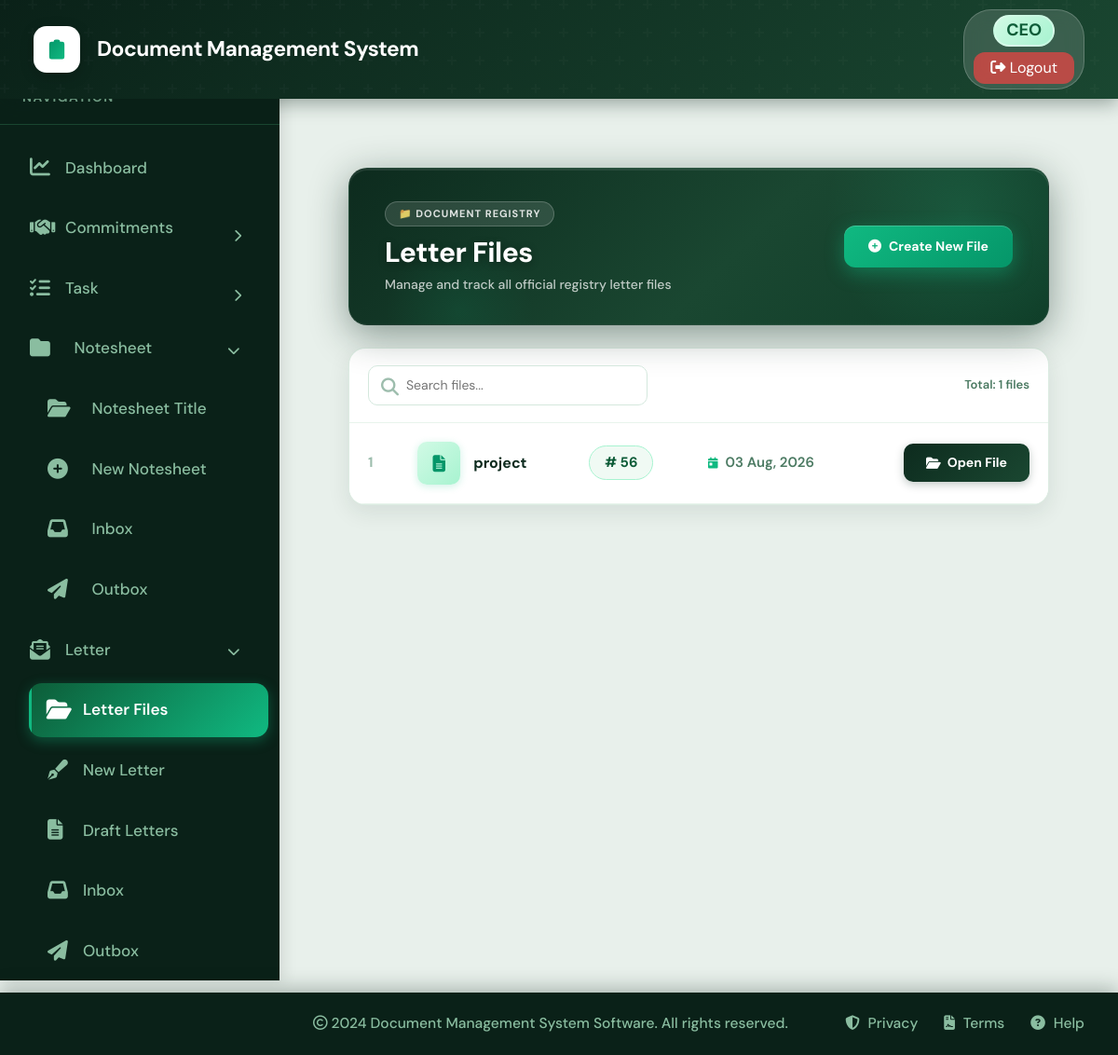
Screenshot of /letters/files/ (signed in) with the database file from the repository.
### core/models.py (models this page shows, shortened)
class LetterFile(models.Model):
    file_title = models.CharField(max_length=255)
    reference_number = models.CharField(max_length=100, unique=True)
    description = models.TextField(blank=True, null=True)
    created_by = models.ForeignKey(User, on_delete=models.CASCADE, related_name='letter_files')
    created_at = models.DateTimeField(auto_now_add=True)
    class Meta:
        ordering = ['-created_at']
        verbose_name = "Letter File"
        verbose_name_plural = "Letter Files"

### core/views.py (the view)
# urls.py: path('letters/files/', views.letter_files_list, name='letter_files_list'),
@login_required
def letter_files_list(request):
    files = LetterFile.objects.filter(created_by=request.user)
    return render(request, 'letter_files.html', {'files': files})

### core/context_processors.py (called while the page is built)
def unread_notesheets(request):
    if request.user.is_authenticated:
        notesheets_count = Notesheet.objects.filter(
            current_holder=request.user,
            is_seen=False
        ).count()
        return {
            'unread_notesheets_count': notesheets_count,
        }
    return {
        'unread_notesheets_count': 0,
    }

def notifications_processor(request):
    if request.user.is_authenticated:
        unread_notifications = Notification.objects.filter(recipient=request.user, is_read=False)[:5]
        unread_count = Notification.objects.filter(recipient=request.user, is_read=False).count()
        return {
            'unread_notifications': unread_notifications,
            'unread_notifications_count': unread_count
        }
    return {}

### core/templates/letter_files.html (shortened to what this page needs)
{% extends 'base.html' %}
{% block content %}
<div style="background: #e8f0eb; min-height: 100vh; padding: 2rem;">
    <div style="
        background: linear-gradient(135deg, #0d2b1e 0%, #1a4731 55%, #0f3d28 100%);
        border-radius: 20px;
        padding: 32px 38px;
        margin-bottom: 24px;
        box-shadow: 0 10px 40px rgba(13,43,30,0.45), 0 2px 0 rgba(255,255,255,0.08) inset;
        position: relative;
        overflow: hidden;
        display: flex;
        justify-content: space-between;
        align-items: center;
        border: 1px solid rgba(255,255,255,0.08);
    ">
        <div
            style="position:absolute;top:-60%;right:-8%;width:300px;height:300px;background:radial-gradient(circle,rgba(52,211,153,0.15) 0%,transparent 70%);border-radius:50%;pointer-events:none;">
        </div>
        <div
            style="position:absolute;bottom:-40%;left:5%;width:160px;height:160px;background:radial-gradient(circle,rgba(16,185,129,0.1) 0%,transparent 70%);border-radius:50%;pointer-events:none;">
        </div>
        <div style="position:relative;z-index:1;">
            <span
                style="background:rgba(255,255,255,0.12);border:1px solid rgba(255,255,255,0.2);color:rgba(255,255,255,0.85);font-size:11px;font-weight:700;padding:4px 14px;border-radius:20px;text-transform:uppercase;letter-spacing:1px;display:inline-block;margin-bottom:10px;">
                📁 Document Registry
            </span>
            <h2
                style="color:white;font-size:30px;font-weight:800;margin:0 0 6px 0;letter-spacing:-0.5px;text-shadow:0 2px 8px rgba(0,0,0,0.3);">
                Letter Files</h2>
            <p style="color:rgba(255,255,255,0.72);font-size:14px;margin:0;font-weight:500;">Manage and track all
                official registry letter files</p>
        </div>
        <a href="{% url 'create_letter_file' %}" class="btn-create" style="
            position:relative;z-index:1;
            background: linear-gradient(135deg, #10b981 0%, #059669 100%);
            color: white; text-decoration: none;
            padding: 12px 26px; border-radius: 12px;
            font-weight: 700; font-size: 14px;
            display: inline-flex; align-items: center; gap: 8px;
            box-shadow: 0 6px 20px rgba(16,185,129,0.4), 0 1px 0 rgba(255,255,255,0.2) inset;
            white-space: nowrap; transition: all 0.2s;
        " onmouseover="this.style.transform='translateY(-2px)';this.style.boxShadow='0 10px 28px rgba(16,185,129,0.5)'"
            onmouseout="this.style.transform='translateY(0)';this.style.boxShadow='0 6px 20px rgba(16,185,129,0.4)'">
            <i class="fas fa-plus-circle"></i> Create New File
        </a>
    </div>
    <div
        style="background:white;border-radius:18px;overflow:hidden;box-shadow:0 8px 24px rgba(13,43,30,0.09),0 1px 0 rgba(255,255,255,0.8) inset;border:1px solid rgba(212,232,219,0.8);">
        <div
            style="padding:18px 20px;border-bottom:1px solid #e8f4ec;display:flex;justify-content:space-between;align-items:center;">
            <div style="position:relative;width:300px;">
                <i class="fas fa-search" style="position:absolute;left:14px;top:13px;color:#9dbdad;"></i>
                <input type="text" id="searchInput" placeholder="Search files..."
                    style="width:100%;padding:10px 10px 10px 40px;border:1px solid #d4e8dd;border-radius:10px;outline:none;font-size:14px;">
            </div>
            <div style="color:#4b7a62;font-size:13px;font-weight:600;" id="fileCountText">Total: {{ files|length }}
                files</div>
        </div>
        <div class="table-responsive">
            <table class="table files-table mb-0" id="letterTable">
                <tbody id="letterTableBody">
                    {% for f in files %}
                    <tr class="file-row">
                        <td style="color:#9dbdad;font-weight:700;font-size:15px;">{{ forloop.counter }}</td>
                        <td>
                            <div style="display:flex;align-items:center;gap:14px;">
                                <div class="file-icon-box">
                                    <i class="fas fa-file-alt" style="color:#059669;font-size:18px;"></i>
                                </div>
                                <span style="font-weight:700;color:#0d2b1e;font-size:16px;">{{ f.file_title }}</span>
                            </div>
                        </td>
                        <td>
                            <span class="ref-badge"># {{ f.reference_number }}</span>
                        </td>
                        <td>
                            <div class="date-cell">
                                <i class="fas fa-calendar-day" style="color:#10b981;font-size:12px;"></i>
                                {{ f.created_at|date:"d M, Y" }}
                            </div>
                        </td>
                        <td style="text-align:right;">
                            <a href="#" class="btn-open" title="View (View Not Created Yet)">
                                <i class="fas fa-folder-open"></i> Open File
                            </a>
                        </td>
                    </tr>
                    {% endfor %}
                </tbody>
            </table>
        </div>
    </div>
</div>
{% endblock %}

### core/templates/base.html (style rules this page uses)
:root { --primary-color: #10b981; --primary-dark: #059669; --primary-light: #34d399; --secondary-color: #1a4731; --dark-bg: #0d2b1e; --sidebar-bg: #0a2118; --hover-bg: #1a4731; --text-light: #8abda0; --text-dark: #0d2b1e; --border-color: #1a4731; --success: #10b981; --warning: #f59e0b; --danger: #ef4444; --info: #06b6d4; }
* { margin: 0; padding: 0; box-sizing: border-box; }
html { font-size: 19px; }
body { font-family: 'DM Sans', -apple-system, BlinkMacSystemFont, 'Segoe UI', sans-serif; background-color: #e8f0eb; min-height: 100vh; display: flex; flex-direction: column; font-size: 1rem; }

### core/templates/letter_files.html (style rules this page uses)
.files-table tbody tr { border-bottom: 1px solid #e8f4ec; transition: background 0.15s; }
.files-table tbody td { padding: 20px 20px; vertical-align: middle; }
.file-icon-box { width: 46px; height: 46px; background: linear-gradient(135deg, #d1fae5, #a7f3d0); border-radius: 10px; display: flex; align-items: center; justify-content: center; flex-shrink: 0; box-shadow: 0 2px 8px rgba(16, 185, 129, 0.2); }
.ref-badge { background: #f0faf4; color: #0d5c38; padding: 6px 16px; border-radius: 20px; font-weight: 700; font-size: 15px; border: 1px solid #a7f3d0; display: inline-block; }
.date-cell { color: #4b7a62; font-size: 15px; font-weight: 600; display: flex; align-items: center; gap: 8px; }
.btn-open { background: linear-gradient(135deg, #0d2b1e, #1a4731); color: white !important; padding: 10px 24px; border-radius: 10px; font-weight: 700; font-size: 14px; text-decoration: none; box-shadow: 0 3px 10px rgba(13, 43, 30, 0.25); display: inline-flex; align-items: center; gap: 7px; transition: all 0.2s; }

### rows the page displays
LetterFile: file_title "project", reference_number "56", created_at "03 Aug, 2026"

### other values shown
{{ files|length }} "1"
